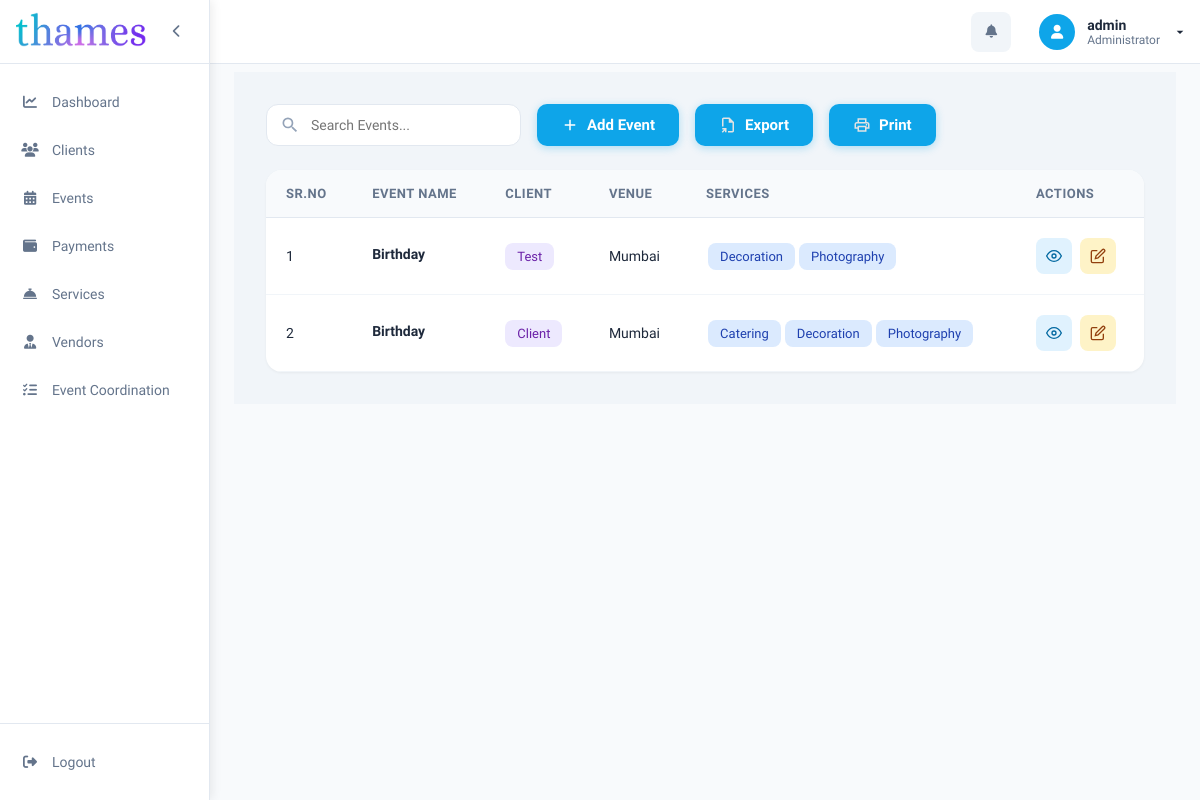
The page /temp/eventsOld.php (signed in) on the database its author committed.
### tables this page shows
CREATE TABLE `events` (
  `id` int(11) NOT NULL,
  `name` varchar(255) NOT NULL,
  `client_name` varchar(255) NOT NULL,
  `start_date` datetime NOT NULL,
  `end_date` datetime NOT NULL,
  `start_time` time DEFAULT NULL,
  `end_time` time DEFAULT NULL,
  `venue` text DEFAULT NULL,
  `budget` int(11) NOT NULL,
  `service` text DEFAULT NULL,
  `description` text DEFAULT NULL,
  `created_at` timestamp NOT NULL DEFAULT current_timestamp(),
  `updated_at` timestamp NOT NULL DEFAULT current_timestamp() ON UPDATE current_timestamp()
);

### temp/eventsOld.php (the view, shortened to what this page needs)
<?php
include('config/db.php');
$events_sql = "SELECT * FROM events ORDER BY id DESC";
$events_result = mysqli_query($conn, $events_sql);
?>
<?php include 'includes/sidebar.php'; ?>
<main class="main-content">
    <div class="clients-container">
        <div class="page-header">
            <div class="search-bar">
                <svg viewBox="0 0 24 24" xmlns="http://www.w3.org/2000/svg">
                    <path fill="currentColor" d="M15.5 14h-.79l-.28-.27A6.471 6.471 0 0 0 16 9.5 6.5 6.5 0 1 0 9.5 16c1.61 0 3.09-.59 4.23-1.57l.27.28v.79l5 4.99L20.49 19l-4.99-5zm-6 0C7.01 14 5 11.99 5 9.5S7.01 5 9.5 5 14 7.01 14 9.5 11.99 14 9.5 14z" />
                </svg>
                <input type="text" placeholder="Search Events..." id="searchInput">
            </div>
            <button class="btn-add-client" onclick="openModal()">
                <svg viewBox="0 0 24 24" xmlns="http://www.w3.org/2000/svg">
                    <path fill="currentColor" d="M19 13h-6v6h-2v-6H5v-2h6V5h2v6h6v2z" />
                </svg>
                Add Event
            </button>
            <button class="btn-add-client" onclick="exportExcel()">
                <svg xmlns="http://www.w3.org/2000/svg" height="24px" viewBox="0 -960 960 960" width="24px" fill="#e3e3e3">
                    <path d="M202-65l-56-57 118-118h-90v-80h226v226h-80v-89L202-65Zm278-15v-80h240v-440H520v-200H240v400h-80v-400q0-33 23.5-56.5T240-880h320l240 240v480q0 33-23.5 56.5T720-80H480Z" />
                </svg>
                Export
            </button>
            <button class="btn-add-client" onclick="printTable()">
                Print
            </button>
        </div>
        <div class="table-container">
            <table class="clients-table">
                <thead>
                    <tr>
                        <th>Sr.no</th>
                        <th>Event Name</th>
                        <th>Client</th>
                        <th>Venue</th>
                        <th>Services</th>
                        <th>Actions</th>
                    </tr>
                </thead>
                <tbody>
                    <?php
                    $sr = 1;
                    if (mysqli_num_rows($events_result) > 0) {
                        while ($event = mysqli_fetch_assoc($events_result)) {
                            $services = json_decode($event['service'], true);
                    ?>
                            <tr>
                                <td><?php echo $sr++; ?></td>
                                <td>
                                    <div class="event-name"><?php echo htmlspecialchars($event['name']); ?></div>
                                </td>
                                <td>
                                    <span class="client-badge"><?php echo htmlspecialchars($event['client_name']); ?></span>
                                </td>
                                <td><?php echo htmlspecialchars($event['venue']); ?></td>
                                <td>
                                    <?php
                                    if (is_array($services) && count($services) > 0) {
                                        foreach ($services as $service_item) {
                                            if (isset($service_item['service']) && !empty($service_item['service'])) {
                                                echo '<span class="service-badge">' . htmlspecialchars($service_item['service']) . '</span>';
                                            }
                                        }
                                    } else {
                                        echo '<span style="color: #94a3b8; font-size: 12px; font-style: italic;">No services</span>';
                                    }
                                    ?>
                                </td>
                                <td>
                                    <div class="action-buttons">
                                        <button onclick='viewDetails(<?php echo json_encode($event); ?>)' class="btn-action view">
                                            <svg xmlns="http://www.w3.org/2000/svg" viewBox="0 0 24 24" fill="none" stroke="currentColor" stroke-width="2">
                                                <path d="M1 12s4-8 11-8 11 8 11 8-4 8-11 8-11-8-11-8z" />
                                                <circle cx="12" cy="12" r="3" />
                                            </svg>
                                        </button>
                                        <a href="events.php?edit=<?php echo $event['id']; ?>" class="btn-action edit">
                                            <svg xmlns="http://www.w3.org/2000/svg" viewBox="0 0 24 24" fill="none" stroke="currentColor" stroke-width="2">
                                                <path d="M11 4H4a2 2 0 00-2 2v14a2 2 0 002 2h14a2 2 0 002-2v-7" />
                                                <path d="M18.5 2.5a2.121 2.121 0 013 3L12 15l-4 1 1-4 9.5-9.5z" />
                                            </svg>
                                        </a>
                                    </div>
                                </td>
                            </tr>
                        <?php
                        }
                    }
                    ?>
                </tbody>
            </table>
        </div>
    </div>
</main>

### includes/sidebar.php (style rules this page uses)
:root { --sidebar-width: 210px; --sidebar-collapsed: 64px; --header-height: 64px; --primary: #0ea5e9; --primary-foreground: #ffffff; --background: #ffffff; --card: #ffffff; --foreground: #1e293b; --muted-foreground: #64748b; --accent: #f1f5f9; --border: #e2e8f0; --destructive: #ef4444; --destructive-light: rgba(239, 68, 68, 0.1); }
* { margin: 0; padding: 0; box-sizing: border-box; }
body { font-family: 'Lexend', sans-serif; background: #f8fafc; color: #1e293b; transition: margin-left 0.3s ease; margin-left: var(--sidebar-width); }
.main-content { padding: 24px; }

### temp/eventsOld.php (style rules this page uses)
.clients-container { padding: 32px; background: #f1f5f9; }
.page-header { display: flex; align-items: flex-start; gap: 1rem; }
.btn-add-client { display: flex; align-items: center; gap: 8px; background: #0ea5e9; color: white; padding: 12px 24px; border: none; border-radius: 10px; font-size: 15px; font-weight: 600; font-family: 'Lexend', sans-serif; cursor: pointer; transition: all 0.2s ease; box-shadow: 0 2px 8px rgba(14, 165, 233, 0.3); }
.btn-add-client svg { width: 18px; height: 18px; }
.search-bar { position: relative; margin-bottom: 24px; max-width: 400px; }
.search-bar input { width: 100%; padding: 12px 16px 12px 44px; border: 1px solid #e2e8f0; border-radius: 12px; font-size: 14px; font-family: 'Lexend', sans-serif; background: white; transition: all 0.2s ease; }
.search-bar svg { position: absolute; left: 14px; top: 50%; transform: translateY(-50%); width: 20px; height: 20px; color: #94a3b8; }
.table-container { background: white; border-radius: 16px; box-shadow: 0 1px 3px rgba(0, 0, 0, 0.05); overflow: hidden; }
.clients-table { width: 100%; border-collapse: collapse; }
.clients-table thead { background: #f8fafc; border-bottom: 1px solid #e2e8f0; }
.clients-table th { padding: 16px 20px; text-align: left; font-size: 13px; font-weight: 600; color: #64748b; text-transform: uppercase; letter-spacing: 0.5px; }
.clients-table td { padding: 20px; border-bottom: 1px solid #f1f5f9; color: #1e293b; font-size: 14px; }
.clients-table tbody tr { transition: background 0.2s ease; }
.event-name { font-weight: 600; color: #1e293b; margin-bottom: 4px; }
.client-badge { display: inline-flex; align-items: center; gap: 6px; padding: 6px 12px; background: #ede9fe; border-radius: 8px; font-size: 13px; color: #6b21a8; font-weight: 500; }
.service-badge { display: inline-flex; align-items: center; gap: 6px; padding: 6px 12px; background: #dbeafe; border-radius: 8px; font-size: 13px; color: #1e40af; font-weight: 500; margin: 2px; }
.action-buttons { display: flex; gap: 8px; }
.btn-action { display: flex; align-items: center; justify-content: center; width: 36px; height: 36px; border: none; border-radius: 8px; cursor: pointer; transition: all 0.2s ease; }
.btn-action.view { background: #e0f2fe; color: #0369a1; }
.btn-action.edit { background: #fef3c7; color: #92400e; }
.btn-action svg { width: 16px; height: 16px; }

### rows shown on the page
events: name "Birthday", client_name "Test", venue "Mumbai", service "Decoration", service "Photography"
events: name "Birthday", client_name "Client", venue "Mumbai", service "Catering", service "Decoration", service "Photography"

### other values the page prints
$username "admin"
